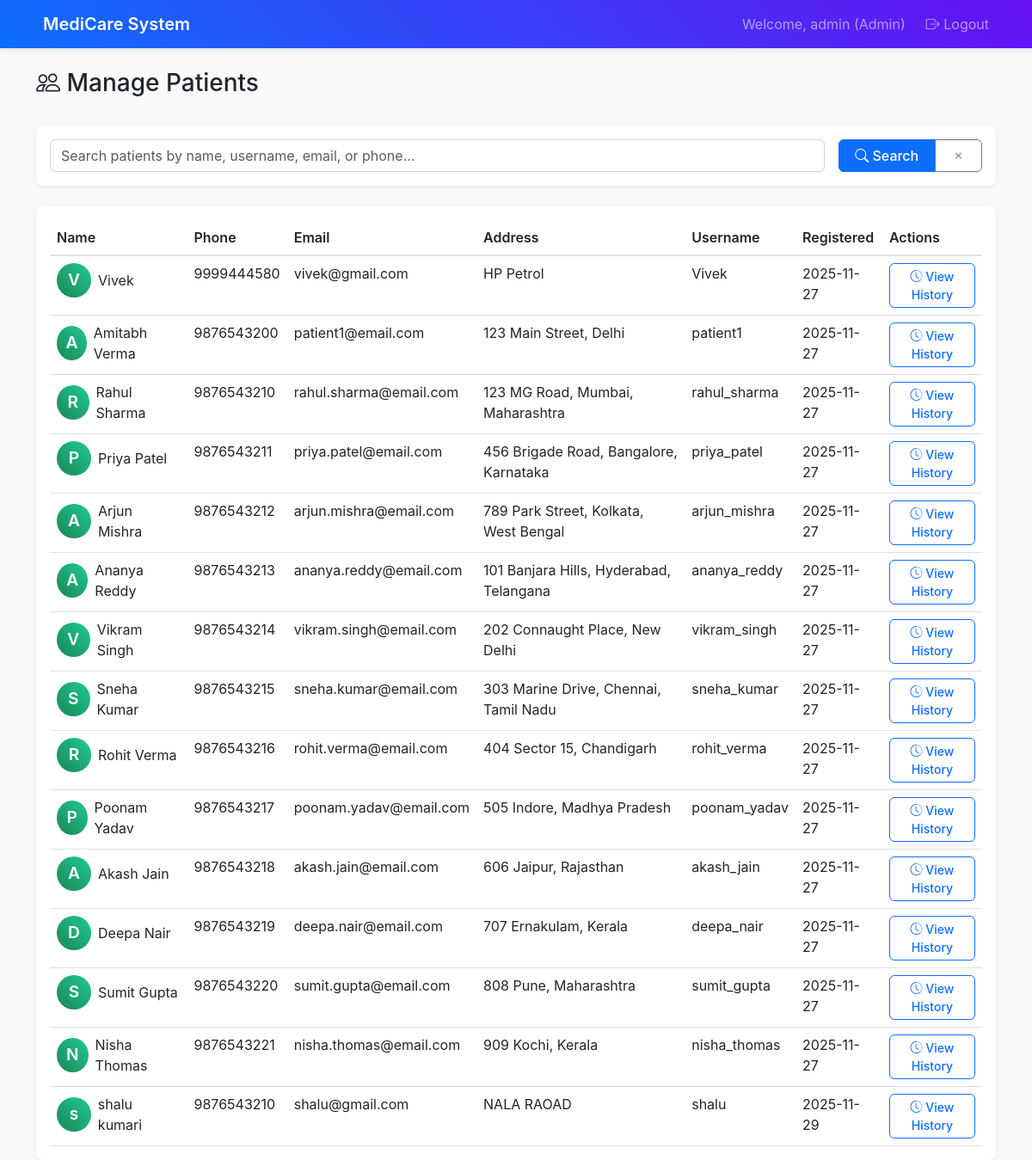
The app's page /admin/patients (signed in), older data.
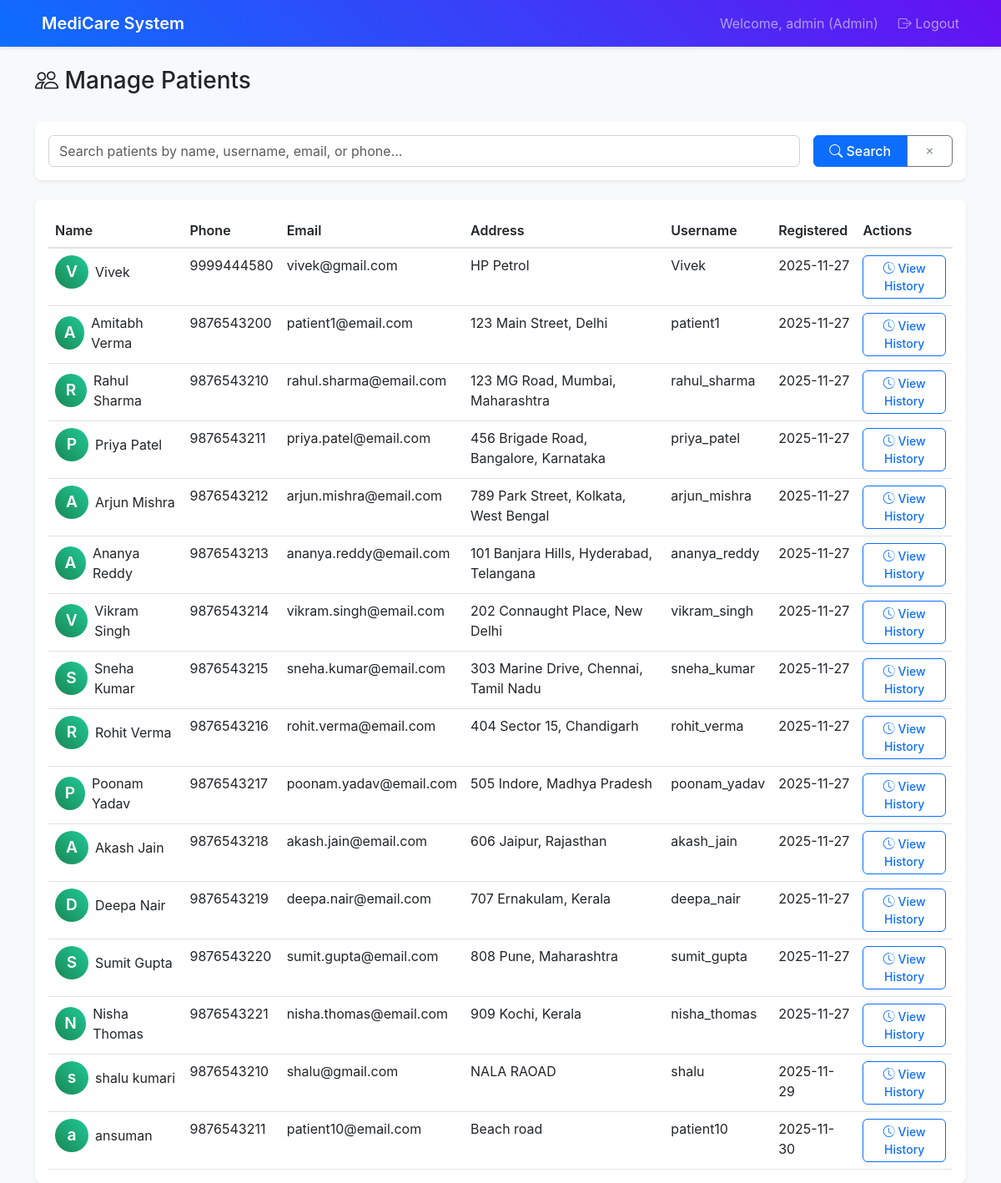
The same page, newer data.
### app.py (models this page shows)
class Patient(db.Model):
    __tablename__ = 'patients'
    id: Mapped[int] = mapped_column(primary_key=True)
    user_id: Mapped[int] = mapped_column(db.ForeignKey('users.id'), nullable=False)
    name: Mapped[str] = mapped_column(nullable=False)
    phone: Mapped[str] = mapped_column()
    address: Mapped[str] = mapped_column()
    created_at: Mapped[datetime] = mapped_column(default=datetime.utcnow)
    user = db.relationship('User', back_populates='patient')
    appointments = db.relationship('Appointment', back_populates='patient')

class User(db.Model):
    __tablename__ = 'users'
    id: Mapped[int] = mapped_column(primary_key=True)
    username: Mapped[str] = mapped_column(unique=True, nullable=False)
    email: Mapped[str] = mapped_column(unique=True, nullable=False)
    password_hash: Mapped[str] = mapped_column(nullable=False)
    role: Mapped[str] = mapped_column(nullable=False)  # admin, doctor, patient
    created_at: Mapped[datetime] = mapped_column(default=datetime.utcnow)
    doctor = db.relationship('Doctor', back_populates='user', uselist=False)
    patient = db.relationship('Patient', back_populates='user', uselist=False)

### routes.py (the view)
@app.route('/admin/patients')
@login_required
@role_required(['admin'])
def manage_patients():
    search_query = request.args.get('search', '').strip()
    if search_query:
        patients = Patient.query.join(User).filter(
            (Patient.name.like(f'%{search_query}%')) |
            (User.username.like(f'%{search_query}%')) |
            (User.email.like(f'%{search_query}%')) |
            (Patient.phone.like(f'%{search_query}%'))
        ).all()
    else:
        patients = Patient.query.join(User).all()
    return render_template('manage_patients.html', patients=patients, search_query=search_query)

### routes.py (called while the page is built)
def login_required(f):
    @wraps(f)
    def decorated_function(*args, **kwargs):
        if 'user_id' not in session:
            return redirect(url_for('login'))
        return f(*args, **kwargs)
    return decorated_function

def role_required(roles):
    def decorator(f):
        @wraps(f)
        def decorated_function(*args, **kwargs):
            if 'user_role' not in session or session['user_role'] not in roles:
                flash('Access denied. Insufficient permissions.', 'error')
                return redirect(url_for('login'))
            return f(*args, **kwargs)
        return decorated_function
    return decorator

### templates/manage_patients.html (shortened to what this page needs)
{% extends "base.html" %}
{% block content %}
<div class="row">
    <div class="col-12">
        <div class="d-flex justify-content-between align-items-center mb-4">
            <h1 class="h3">
                <i class="bi bi-people"></i> Manage Patients
            </h1>
        </div>
    </div>
</div>
<div class="row">
    <div class="col-12">
        <div class="card mb-4">
            <div class="card-body">
                <form method="GET" class="row g-3" id="patientSearchForm">
                    <div class="col-md-10">
                        <input type="text" class="form-control" name="search" id="patientSearchInput" placeholder="Search patients by name, username, email, or phone..." value="{{ search_query or '' }}">
                    </div>
                    <div class="col-md-2">
                        <div class="btn-group w-100" role="group">
                            <button type="submit" class="btn btn-primary">
                                <i class="bi bi-search"></i> Search
                            </button>
                            <button type="button" class="btn btn-outline-secondary" onclick="clearPatientSearch()">
                                <i class="bi bi-x"></i>
                            </button>
                        </div>
                    </div>
                </form>
            </div>
        </div>
        <div class="card">
            <div class="card-body">
                {% if patients %}
                <div class="table-responsive">
                    <table class="table table-hover">
                        <thead>
                            <tr>
                                <th>Name</th>
                                <th>Phone</th>
                                <th>Email</th>
                                <th>Address</th>
                                <th>Username</th>
                                <th>Registered</th>
                                <th>Actions</th>
                            </tr>
                        </thead>
                        <tbody>
                            {% for patient in patients %}
                            <tr>
                                <td>
                                    <div class="d-flex align-items-center">
                                        <div class="avatar bg-success text-white rounded-circle d-flex align-items-center justify-content-center me-2" style="width: 40px; height: 40px;">
                                            {{ patient.name[0] }}
                                        </div>
                                        {{ patient.name }}
                                    </div>
                                </td>
                                <td>{{ patient.phone or '-' }}</td>
                                <td>{{ patient.user.email if patient.user else '-' }}</td>
                                <td>{{ patient.address or '-' }}</td>
                                <td>{{ patient.user.username if patient.user else '-' }}</td>
                                <td>{{ patient.created_at.strftime('%Y-%m-%d') if patient.created_at else '-' }}</td>
                                <td>
                                    <a href="{{ url_for('admin_patient_history', patient_id=patient.id) }}" class="btn btn-sm btn-outline-primary">
                                        <i class="bi bi-clock-history"></i> View History
                                    </a>
                                </td>
                            </tr>
                            {% endfor %}
                        </tbody>
                    </table>
                </div>
                {% endif %}
            </div>
        </div>
    </div>
</div>
{% endblock %}

Row changes from the older to the newer data that the page shows:
added Patient: name "a", name "ansuman", phone "9876543211", user "patient10@email.com", address "Beach road", user "patient10", created_at "2025-11-30"
